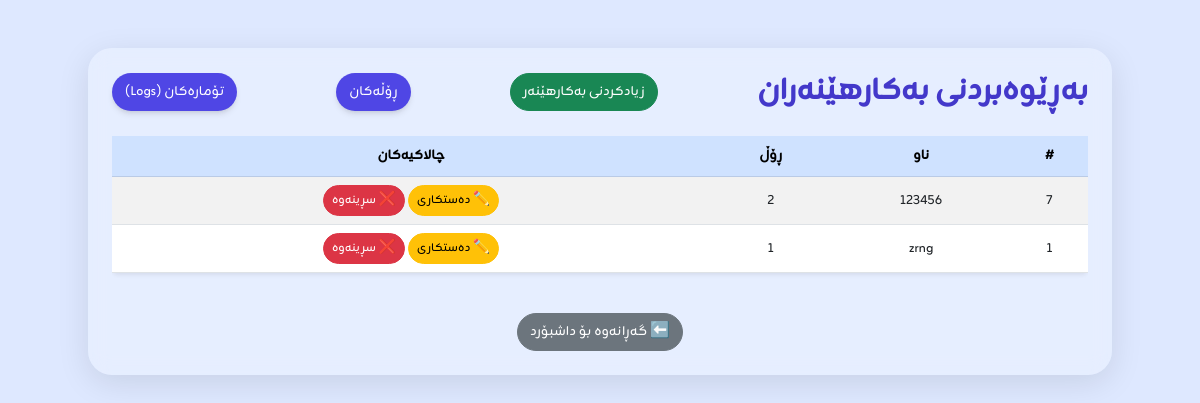
Page /views/ctrluser/users.php (signed in) on the committed database.
### tables this page shows
CREATE TABLE `users` (
  `id` int(11) NOT NULL AUTO_INCREMENT,
  `username` varchar(50) NOT NULL,
  `password` varchar(255) NOT NULL,
  `fullname` varchar(100) NOT NULL,
  `email` varchar(100) DEFAULT NULL,
  `phone` varchar(20) DEFAULT NULL,
  `role_id` int(11) DEFAULT NULL,
  `status` enum('active','inactive') DEFAULT 'active',
  `last_login` datetime DEFAULT NULL,
  `created_at` timestamp NULL DEFAULT current_timestamp(),
  PRIMARY KEY (`id`),
  UNIQUE KEY `username` (`username`),
  KEY `role_id` (`role_id`),
  KEY `role_id_2` (`role_id`),
  CONSTRAINT `fk_role_id` FOREIGN KEY (`role_id`) REFERENCES `roles` (`id`),
  CONSTRAINT `fk_users_roles` FOREIGN KEY (`role_id`) REFERENCES `roles` (`id`) ON UPDATE CASCADE,
  CONSTRAINT `users_ibfk_1` FOREIGN KEY (`role_id`) REFERENCES `roles` (`id`)
);

### views/ctrluser/users.php (the view, shortened to what this page needs)
<?php
include '../../includes/db.php';
$query = "SELECT * FROM users ORDER BY id DESC";
$result = mysqli_query($conn, $query);
?>
<!DOCTYPE html>
<html lang="ku" dir="rtl">
<head>
    <link href="https://cdn.jsdelivr.net/npm/bootstrap@5.3.0/dist/css/bootstrap.rtl.min.css" rel="stylesheet">
    <script src="https://cdn.tailwindcss.com"></script>
</head>
<body class="min-h-screen p-4">
    <div class="glass container max-w-5xl mx-auto mt-6">
        <div class="d-flex justify-content-between align-items-center mb-4">
            <h2 class="text-4xl font-bold text-indigo-700">بەڕێوەبردنی بەکارهێنەران</h2>
            <a href="users_add.php" class="btn btn-success rounded-pill"> زیادکردنی بەکارهێنەر</a>
            <a href="roles.php" class="btn text-white rounded-pill shadow-md transition-transform hover:scale-105" style="background-color: #4F46E5;">
                 ڕۆڵەکان
            </a>
            <a href="logs.php" class="btn text-white rounded-pill shadow-md transition-transform hover:scale-105" style="background-color: #4F46E5;">
                 تۆمارەکان (Logs)
            </a>
        </div>
        <div class="table-responsive">
            <table class="table table-striped text-center align-middle bg-white rounded shadow-sm">
                <thead class="table-primary">
                    <tr>
                        <th>#</th>
                        <th>ناو</th>
                        <th>ڕۆڵ</th>
                        <th>چالاکیەکان</th>
                    </tr>
                </thead>
                <tbody>
                    <?php
                    if (mysqli_num_rows($result) > 0):
                        while ($user = mysqli_fetch_assoc($result)):
                    ?>
                    <tr>
                        <td><?= $user['id']; ?></td>
                        <td><?= htmlspecialchars($user['username']); ?></td>
                        <td><?= htmlspecialchars($user['role_id']); ?></td>
                        <td>
                            <a href="users_edit.php?id=<?= $user['id']; ?>" class="btn btn-warning btn-sm rounded-pill">✏️ دەستکاری</a>
                            <a href="users_delete.php?id=<?= $user['id']; ?>" onclick="return confirm('دڵنیایت؟');" class="btn btn-danger btn-sm rounded-pill">❌ سڕینەوە</a>
                        </td>
                    </tr>
                    <?php endwhile; else: ?>
                    <tr>
                        <td colspan="4">هیچ بەکارهێنەرێک نەدۆزرایەوە!</td>
                    </tr>
                    <?php endif; ?>
                </tbody>
            </table>
        </div>
        <div class="text-center mt-4">
            <a href="../dashboard.php" class="btn btn-secondary rounded-pill">⬅️ گەڕانەوە بۆ داشبۆرد</a>
        </div>
    </div>
</body>
</html>

### views/ctrluser/users.php (style rules this page uses)
body { font-family: 'Zain', sans-serif; background-color: #dee8ff; }
.glass { background: rgba(255, 255, 255, 0.25); backdrop-filter: blur(10px); border-radius: 1.5rem; box-shadow: 0 8px 32px rgba(0, 0, 0, 0.1); padding: 1.5rem; }

### rows in the picture
users: id "7", username "123456", role "2"
users: id "1", username "zrng", role "1"
